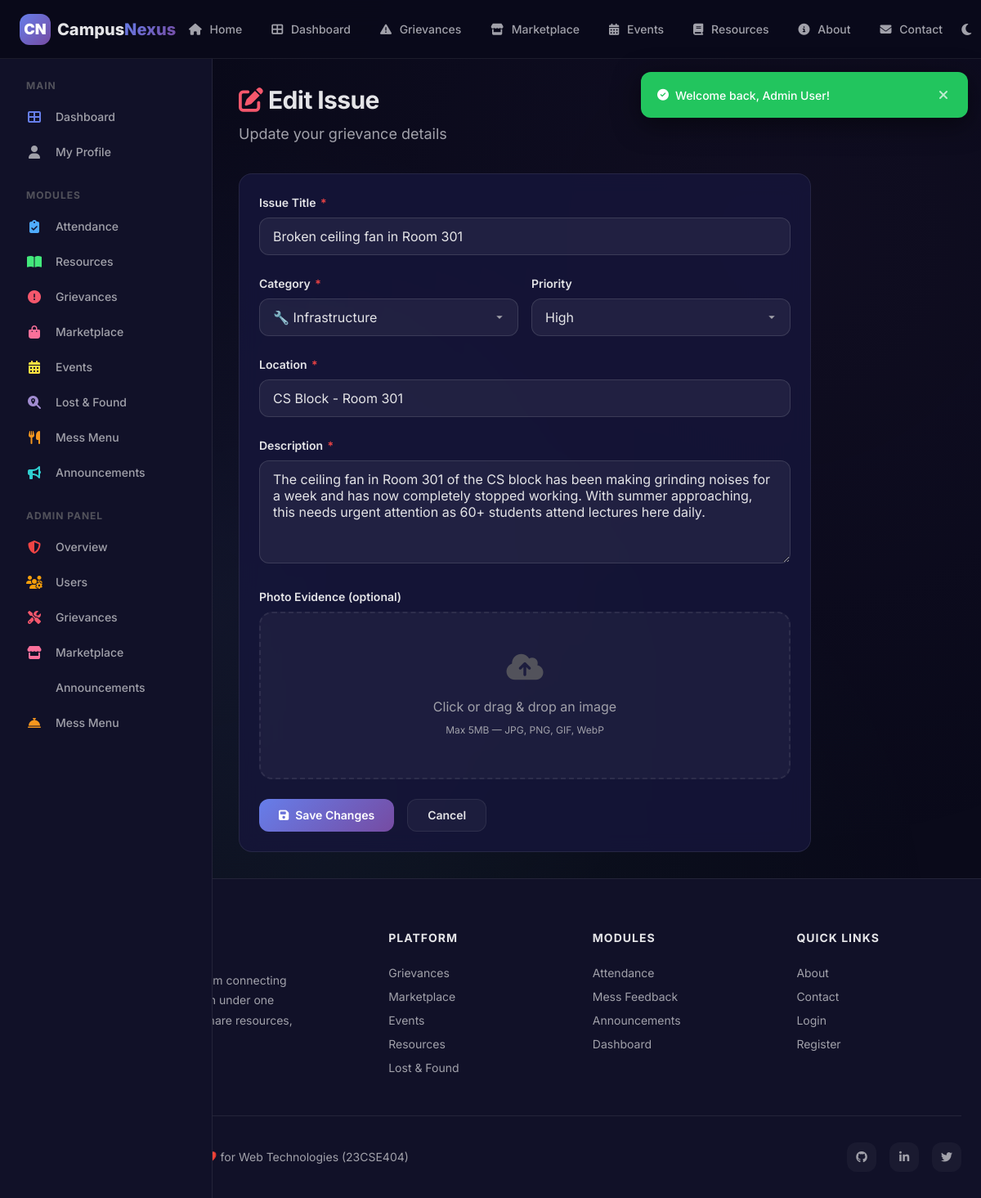
Screenshot of /modules/grievance_edit.php?edit=1 (signed in) with the database file from the repository.
### tables this page shows
CREATE TABLE grievances (
    id INT AUTO_INCREMENT PRIMARY KEY,
    user_id INT NOT NULL,
    title VARCHAR(200) NOT NULL,
    description TEXT NOT NULL,
    category ENUM('infrastructure', 'it', 'hygiene', 'safety', 'electrical', 'academic', 'other') NOT NULL,
    location VARCHAR(200) NOT NULL,
    priority ENUM('low', 'medium', 'high', 'critical') NOT NULL DEFAULT 'medium',
    status ENUM('open', 'in_progress', 'resolved', 'closed') NOT NULL DEFAULT 'open',
    image_path VARCHAR(255) DEFAULT NULL,
    upvotes INT NOT NULL DEFAULT 0,
    created_at DATETIME NOT NULL DEFAULT CURRENT_TIMESTAMP,
    updated_at DATETIME NOT NULL DEFAULT CURRENT_TIMESTAMP ON UPDATE CURRENT_TIMESTAMP,
    resolved_at DATETIME DEFAULT NULL,
    FOREIGN KEY (user_id) REFERENCES users(id) ON DELETE CASCADE,
    INDEX idx_status (status),
    INDEX idx_category (category),
    INDEX idx_priority (priority)
);

### modules/grievance_edit.php (the view, shortened to what this page needs)
<?php
require_once __DIR__ . '/../includes/header.php';
$grievance = null;
$isEditMode = false;
if (isset($_GET['edit'])) {
    $editId = (int)$_GET['edit'];
    $db = getDB();
    $stmt = $db->prepare("SELECT * FROM grievances WHERE id = ?");
    $stmt->execute([$editId]);
    $grievance = $stmt->fetch(PDO::FETCH_ASSOC);
    $isEditMode = true;
}
?>
<?php require_once __DIR__ . '/../includes/sidebar.php'; ?>
<div class="page-content with-sidebar">
    <div class="page-header">
        <h1><i class="fas fa-<?= $isEditMode ? 'edit' : 'exclamation-circle' ?>" style="color:var(--clr-grievances);"></i> <?= $isEditMode ? 'Edit Issue' : 'Report New Issue' ?></h1>
        <p><?= $isEditMode ? 'Update your grievance details' : 'Describe the campus issue you want to report' ?></p>
    </div>
    <div class="card" style="max-width:700px;">
        <form method="POST" enctype="multipart/form-data" id="grievanceForm">
            <div class="form-group">
                <label for="title" class="form-label">Issue Title <span class="required">*</span></label>
                <input type="text" id="title" name="title" class="form-control" placeholder="e.g., Broken ceiling fan in Room 301" value="<?= htmlspecialchars($grievance['title'] ?? '') ?>" required>
            </div>
            <div class="form-row">
                <div class="form-group">
                    <label for="category" class="form-label">Category <span class="required">*</span></label>
                    <select id="category" name="category" class="form-control" required>
                        <option value="infrastructure" <?= ($grievance['category'] ?? '') === 'infrastructure' ? 'selected' : '' ?>>🔧 Infrastructure</option>
                    </select>
                </div>
                <div class="form-group">
                    <label for="priority" class="form-label">Priority</label>
                    <select id="priority" name="priority" class="form-control">
                        <option value="high" <?= ($grievance['priority'] ?? '') === 'high' ? 'selected' : '' ?>>High</option>
                    </select>
                </div>
            </div>
            <div class="form-group">
                <label for="location" class="form-label">Location <span class="required">*</span></label>
                <input type="text" id="location" name="location" class="form-control" placeholder="e.g., CS Block - Room 301" value="<?= htmlspecialchars($grievance['location'] ?? '') ?>" required>
            </div>
            <div class="form-group">
                <label for="description" class="form-label">Description <span class="required">*</span></label>
                <textarea id="description" name="description" class="form-control" rows="5" placeholder="Describe the issue in detail..." required><?= htmlspecialchars($grievance['description'] ?? '') ?></textarea>
            </div>
            <div class="form-group">
                <label class="form-label">Photo Evidence (optional)</label>
                <div class="file-upload-area" id="uploadArea" onclick="document.getElementById('image').click()">
                    <i class="fas fa-cloud-upload-alt"></i>
                    <p>Click or drag & drop an image</p>
                    <p class="form-help">Max 5MB — JPG, PNG, GIF, WebP</p>
                </div>
            </div>
            <div style="display:flex;gap:var(--space-md);">
                <button type="submit" class="btn btn-primary"><i class="fas fa-<?= $isEditMode ? 'save' : 'paper-plane' ?>"></i> <?= $isEditMode ? 'Save Changes' : 'Submit Report' ?></button>
                <a href="<?= $isEditMode ? 'grievance_detail.php?id=' . $grievance['id'] : 'grievances.php' ?>" class="btn btn-secondary">Cancel</a>
            </div>
        </form>
    </div>
</div>
<?php require_once __DIR__ . '/../includes/footer.php'; ?>

### css/style.css (style rules this page uses)
:root { --primary: #667EEA; --primary-dark: #5A67D8; --primary-light: #7C8CF0; --primary-start: #667EEA; --primary-end: #764BA2; --clr-attendance: #4FACFE; --clr-resources: #43E97B; --clr-grievances: #F5576C; --clr-marketplace: #FA709A; --clr-events: #FEE140; --clr-lost-found: #A18CD1; --clr-mess: #F7971E; --clr-announcements: #30CFD0; --bg-primary: #0A0A1A; --bg-secondary: #111128; --bg-tertiary: #16163a; --bg-card: rgba(22, 22, 58, 0.85); --bg-card-solid: #16163a; --bg-glass: rgba(255, 255, 255, 0.04); --bg-glass-hover: rgba(255, 255, 255, 0.08); --bg-input: rgba(255, 255, 255, 0.06); --bg-input-focus: rgba(255, 255, 255, 0.1); --border-glass: rgba(255, 255, 255, 0.08); --border-glass-hover: rgba(255, 255, 255, 0.15); --border-input: rgba(255, 255, 255, 0.12); --border-input-focus: var(--primary); --text-primary: #E4E4E7; --text-secondary: #A1A1AA; --text-muted: #52525B; --text-inverse: #0A0A1A; --success: #22C55E; --success-bg: rgba(34, 197, 94, 0.12); --warning: #F59E0B; --warning-bg: rgba(245, 158, 11, 0.12); --danger: #EF4444; --danger-bg: rgba(239, 68, 68, 0.12); --info: #3B82F6; --info-bg: rgba(59, 130, 246, 0.12); --space-2xs: 2px; --space-xs: 4px; --space-sm: 8px; --space-md: 16px; --space-lg: 24px; --space-xl: 32px; --space-2xl: 48px; --space-3xl: 64px; --space-4xl: 96px; --radius-xs: 4px; --radius-sm: 8px; --radius-md: 12px; --radius-lg: 16px; --radius-xl: 24px; --radius-full: 9999px; --shadow-sm: 0 2px 8px rgba(0, 0, 0, 0.3); --shadow-md: 0 4px 16px rgba(0, 0, 0, 0.4); --shadow-lg: 0 8px 32px rgba(0, 0, 0, 0.5); --shadow-xl: 0 16px 48px rgba(0, 0, 0, 0.6); --shadow-glow: 0 0 20px rgba(102, 126, 234, 0.3); --shadow-glow-lg: 0 0 40px rgba(102, 126, 234, 0.4); --font-sans: 'Inter', -apple-system, BlinkMacSystemFont, 'Segoe UI', Roboto, sans-serif; --font-mono: 'JetBrains Mono', 'Fira Code', monospace; --text-xs: 0.75rem; --text-sm: 0.875rem; --text-base: 1rem; --text-lg: 1.125rem; --text-xl: 1.25rem; --text-2xl: 1.5rem; --text-3xl: 1.875rem; --text-4xl: 2.25rem; --text-5xl: 3rem; --text-6xl: 3.75rem; --leading-tight: 1.2; --leading-normal: 1.5; --leading-relaxed: 1.75; --transition-fast: 0.15s ease; --transition-base: 0.3s ease; --transition-slow: 0.5s ease; --transition-spring: 0.4s cubic-bezier(0.175, 0.885, 0.32, 1.275); --z-dropdown: 100; --z-sticky: 200; --z-fixed: 300; --z-overlay: 400; --z-modal: 500; --z-toast: 600; --navbar-height: 72px; --sidebar-width: 260px; --container-max: 1280px; --container-sm: 640px; --container-md: 768px; --container-lg: 1024px; }
*, *::before, *::after { margin: 0; padding: 0; box-sizing: border-box; }
html { scroll-behavior: smooth; font-size: 16px; -webkit-text-size-adjust: 100%; }
body { font-family: var(--font-sans); font-size: var(--text-base); line-height: var(--leading-normal); color: var(--text-primary); background-color: var(--bg-primary); min-height: 100vh; -webkit-font-smoothing: antialiased; -moz-osx-font-smoothing: grayscale; overflow-x: hidden; }
body::before { content: ''; position: fixed; top: 0; left: 0; width: 100%; height: 100%; background: radial-gradient(circle at 20% 50%, rgba(102, 126, 234, 0.08) 0%, transparent 50%), radial-gradient(circle at 80% 20%, rgba(118, 75, 162, 0.06) 0%, transparent 50%), radial-gradient(circle at 40% 80%, rgba(67, 233, 123, 0.04) 0%, transparent 50%); pointer-events: none; z-index: -1; }
a { color: var(--primary); text-decoration: none; transition: color var(--transition-fast); }
button { cursor: pointer; font-family: inherit; font-size: inherit; border: none; outline: none; background: none; color: inherit; }
input, textarea, select { font-family: inherit; font-size: inherit; color: inherit; outline: none; }
h1, h2, h3, h4, h5, h6 { font-weight: 700; line-height: var(--leading-tight); color: var(--text-primary); }
h1 { font-size: var(--text-5xl); letter-spacing: -0.02em; }
p { color: var(--text-secondary); line-height: var(--leading-relaxed); }

### css/layout.css (style rules this page uses)
.page-content { flex: 1; padding: var(--space-xl); min-width: 0; padding-top: calc(var(--navbar-height) + var(--space-xl)); }
.page-content.with-sidebar { margin-left: var(--sidebar-width); }
.page-header { margin-bottom: var(--space-xl); }
.page-header h1 { font-size: var(--text-3xl); margin-bottom: var(--space-sm); }
.page-header p { font-size: var(--text-lg); }

### rows the page displays
grievances: title "Broken ceiling fan in Room 301", category "🔧 Infrastructure", priority "High", location "CS Block - Room 301", description "The ceiling fan in Room 301 of the CS block has been making grinding noises for a week and has now completely stopped working. With summer approaching, this needs urgent attention as 60+ students attend lectures here daily."

### other values shown
$message "Welcome back, Admin User!"
